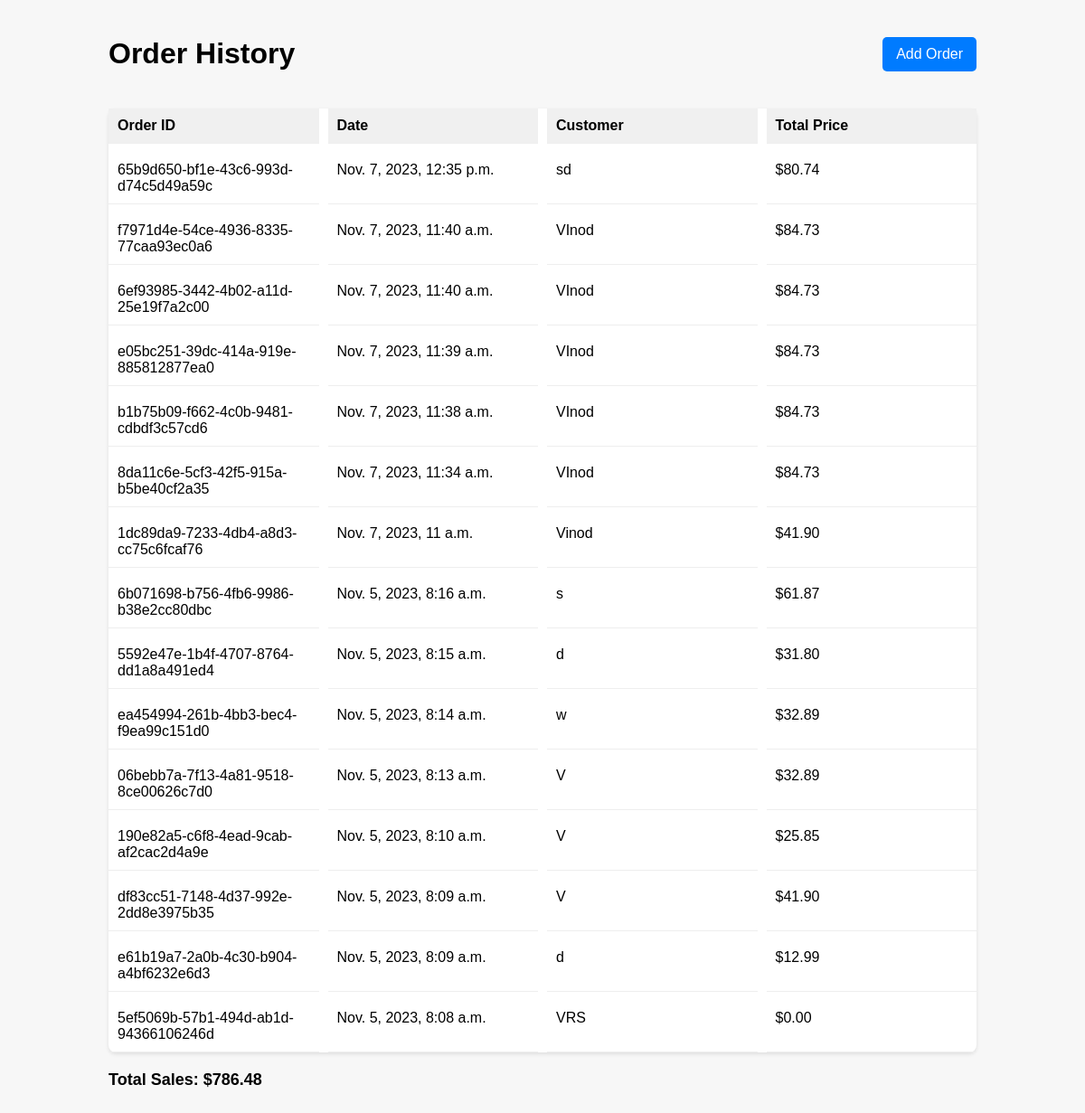
The page / on the database its author committed.
### orders/models.py (models this page shows, shortened)
class Order(models.Model):
    id = models.UUIDField(primary_key=True, default=uuid.uuid4, editable=False)
    order_date = models.DateTimeField(auto_now_add=True)
    customer_name = models.CharField(max_length=100)
    customer_phone = models.CharField(max_length=15)
    customer_address = models.TextField()
    customer_email = models.EmailField()

### orders/views.py (the view)
# urls.py: path('', order_history, name='order_history')
def order_history(request):
    orders = Order.objects.annotate(total_price=Sum('order_items__total_price')).order_by('-order_date')
    total_sales = orders.aggregate(total_sales=Sum('total_price'))['total_sales']
    total_sales = total_sales.quantize(Decimal('0.01'), rounding=ROUND_HALF_UP) if total_sales else Decimal('0.00')
    context = {
        'orders': orders,
        'total_sales': total_sales,
    }
    return render(request, 'order_history.html', context)

### templates/order_history.html (shortened to what this page needs)
<!DOCTYPE html>
<html lang="en">
<head>
</head>
<body>
    <div class="container">
        <div class="header">
            <h1>Order History</h1>
            <a href="{% url 'place_order' %}" class="add-order">Add Order</a>
        </div>
        <div class="order-history">
            <div class="row-header">Order ID</div>
            <div class="row-header">Date</div>
            <div class="row-header">Customer</div>
            <div class="row-header">Total Price</div>
            {% for order in orders %}
                <div>{{ order.id }}</div>
                <div>{{ order.order_date }}</div>
                <div>{{ order.customer_name }}</div>
                <div>${{ order.total_price|floatformat:2|default:"0.00" }}</div>
            {% endfor %}
        </div>
        <h2 class="total-sales">Total Sales: ${{ total_sales|floatformat:2 }}</h2>
    </div>
</body>
</html>

### templates/order_history.html (style rules this page uses)
body { font-family: Arial, sans-serif; margin: 0; padding: 0; background-color: #f7f7f7; }
.container { width: 80%; margin: auto; padding: 20px; }
.header { display: flex; justify-content: space-between; align-items: center; margin-bottom: 20px; }
.order-history { display: grid; grid-template-columns: repeat(4, 1fr); gap: 10px; background-color: #fff; border-radius: 8px; box-shadow: 0 2px 4px rgba(0,0,0,0.1); }
.order-history div { padding: 10px; border-bottom: 1px solid #eee; }
.order-history .row-header { background-color: #f0f0f0; font-weight: bold; }
.add-order { padding: 10px 15px; text-decoration: none; background-color: #007bff; color: #fff; border-radius: 5px; font-size: 16px; }
.total-sales { margin-top: 20px; font-size: 18px; font-weight: bold; }

### rows shown on the page
Order: id "65b9d650-bf1e-43c6-993d-d74c5d49a59c", order_date "Nov. 7, 2023, 12:35 p.m.", customer_name "sd", total_price "80.74"
Order: id "f7971d4e-54ce-4936-8335-77caa93ec0a6", order_date "Nov. 7, 2023, 11:40 a.m.", customer_name "VInod", total_price "84.73"
Order: id "6ef93985-3442-4b02-a11d-25e19f7a2c00", order_date "Nov. 7, 2023, 11:40 a.m.", customer_name "VInod", total_price "84.73"
Order: id "e05bc251-39dc-414a-919e-885812877ea0", order_date "Nov. 7, 2023, 11:39 a.m.", customer_name "VInod", total_price "84.73"
Order: id "b1b75b09-f662-4c0b-9481-cdbdf3c57cd6", order_date "Nov. 7, 2023, 11:38 a.m.", customer_name "VInod", total_price "84.73"
Order: id "8da11c6e-5cf3-42f5-915a-b5be40cf2a35", order_date "Nov. 7, 2023, 11:34 a.m.", customer_name "VInod", total_price "84.73"
Order: id "1dc89da9-7233-4db4-a8d3-cc75c6fcaf76", order_date "Nov. 7, 2023, 11 a.m.", customer_name "Vinod", total_price "41.90"
Order: id "6b071698-b756-4fb6-9986-b38e2cc80dbc", order_date "Nov. 5, 2023, 8:16 a.m.", customer_name "s", total_price "61.87"
Order: id "5592e47e-1b4f-4707-8764-dd1a8a491ed4", order_date "Nov. 5, 2023, 8:15 a.m.", customer_name "d", total_price "31.80"
Order: id "ea454994-261b-4bb3-bec4-f9ea99c151d0", order_date "Nov. 5, 2023, 8:14 a.m.", customer_name "w", total_price "32.89"
Order: id "06bebb7a-7f13-4a81-9518-8ce00626c7d0", order_date "Nov. 5, 2023, 8:13 a.m.", customer_name "V", total_price "32.89"
Order: id "190e82a5-c6f8-4ead-9cab-af2cac2d4a9e", order_date "Nov. 5, 2023, 8:10 a.m.", customer_name "V", total_price "25.85"
Order: id "df83cc51-7148-4d37-992e-2dd8e3975b35", order_date "Nov. 5, 2023, 8:09 a.m.", customer_name "V", total_price "41.90"
Order: id "e61b19a7-2a0b-4c30-b904-a4bf6232e6d3", order_date "Nov. 5, 2023, 8:09 a.m.", customer_name "d", total_price "12.99"
Order: id "5ef5069b-57b1-494d-ab1d-94366106246d", order_date "Nov. 5, 2023, 8:08 a.m.", customer_name "VRS", total_price "0.00"

### other values the page prints
{{ total_sales|floatformat:2 }} "786.48"
